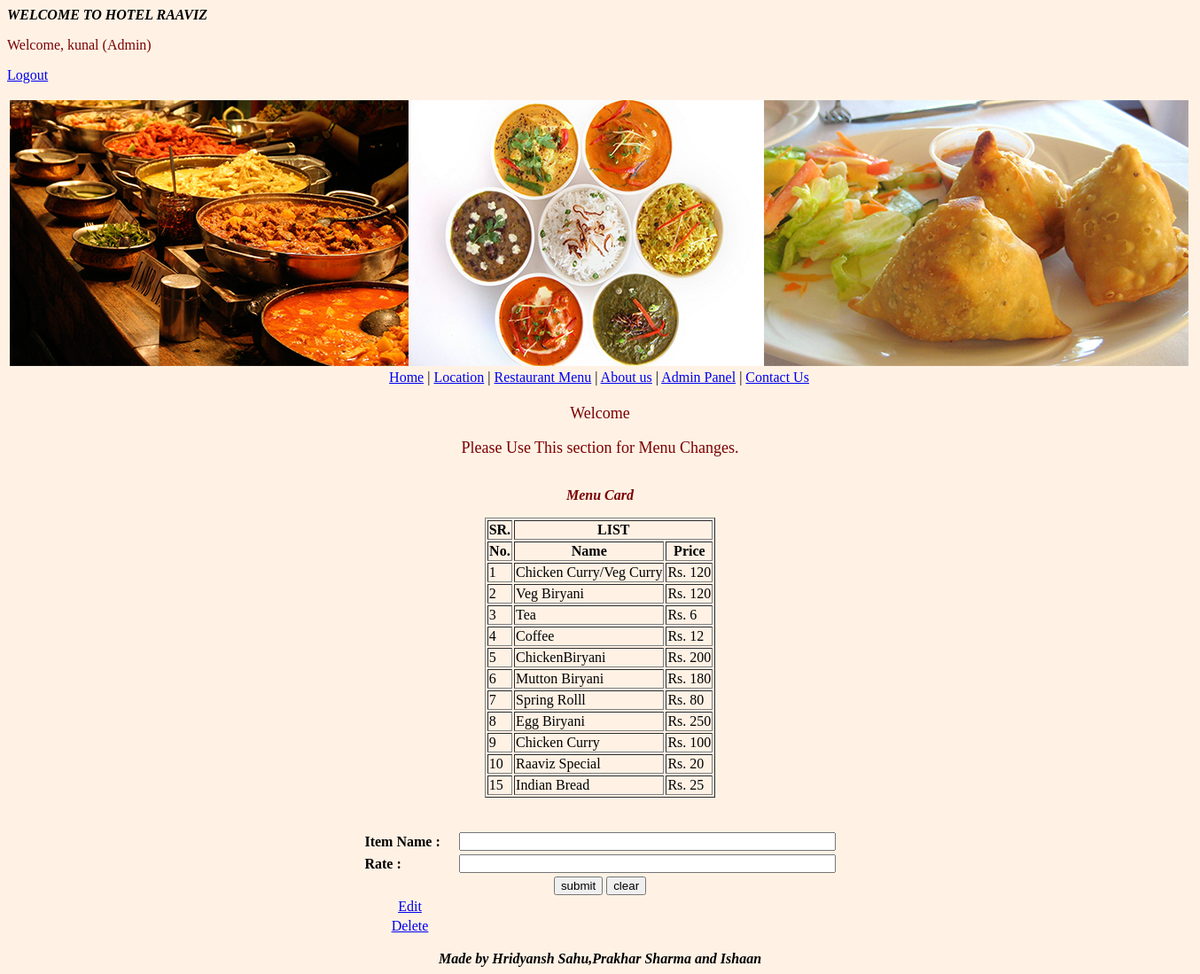
The app's page /reservation.php (signed in) with its own data.
### tables this page shows
CREATE TABLE IF NOT EXISTS `menu` (
`id` int(11) NOT NULL,
  `item_name` varchar(50) NOT NULL,
  `item_price` int(11) NOT NULL
);

### reservation.php (the view, shortened to what this page needs)
<html>
<head>
	<link rel="stylesheet" href="style.css" />
</head>
<?php
	include "index.php";
?>
<div id="center">
	<p>Welcome</p>
	<p>Please Use This section for Menu Changes.</p>
</div>
<?php
	include "connection.php";
	$stmt="select * from menu";
	$rowset= $conn->query($stmt);
	echo "<center>";
	echo "<table border=1>";
	echo "<caption><p><b><i>Menu Card</i></b></p></caption>";
	echo "<tr><th>SR.</th><th colspan=2>LIST</th></tr>";
	echo "<tr><th>No.</th><th>Name</th><th>Price</th></tr>";
	while($result=mysqli_fetch_array($rowset))
	{
		echo "<tr>";
		echo "<td>".$result['id']."</td>";
		echo "<td>".$result[1]."</td>";
		echo "<td>Rs. ".$result[2]."</td>";
		echo "</tr>";
	}
	echo "</table>";
?>
<br><br>
<form action="addmenu.php" method="POST" name="f2">
<table class="table3" align="center">
<tr>
	<th align=left>Item Name 		:</th>
	<td colspan=4><input type=text name="itmname" size=50></td>
</tr>
<tr>
	<th align=left>Rate		:</th>
	<td colspan=4><input type="text" name="itmrate" size=50></td>
</tr>
<tr>
	<td colspan=2 align=center><input type=button name=s1 value="submit" onClick="checkout1()">
	<input type=reset name=s3 value="clear"></td>
</tr>
<tr align=center>
	<td><a href=edmenu.php>Edit</a></td>
</tr>
<tr align=center>
	<td><a href=delmenu.php>Delete</a></td>
</tr>
</table>
</form>
<marquee behavior=alternate><b><i>Made by Hridyansh Sahu,Prakhar Sharma and Ishaan</i></b></marquee>
</body>
</html>

### style.css (style rules this page uses)
body { background-color: #fff2e5; }
th { color:"white";background-color:"chocolate" }
td { color:"purple"; }
body #center { text-align: center; color: chocolate; font-size: 18; }
.table3 { border: 0; }
p { color: #7c0000; }

### records on screen
menu: id "1", item_name "Chicken Curry/Veg Curry", item_price "120"
menu: id "2", item_name "Veg Biryani", item_price "120"
menu: id "3", item_name "Tea", item_price "6"
menu: id "4", item_name "Coffee", item_price "12"
menu: id "5", item_name "ChickenBiryani", item_price "200"
menu: id "6", item_name "Mutton Biryani", item_price "180"
menu: id "7", item_name "Spring Rolll", item_price "80"
menu: id "8", item_name "Egg Biryani", item_price "250"
menu: id "9", item_name "Chicken Curry", item_price "100"
menu: id "10", item_name "Raaviz Special", item_price "20"
menu: id "15", item_name "Indian Bread", item_price "25"

### other values on screen
$username "kunal"
